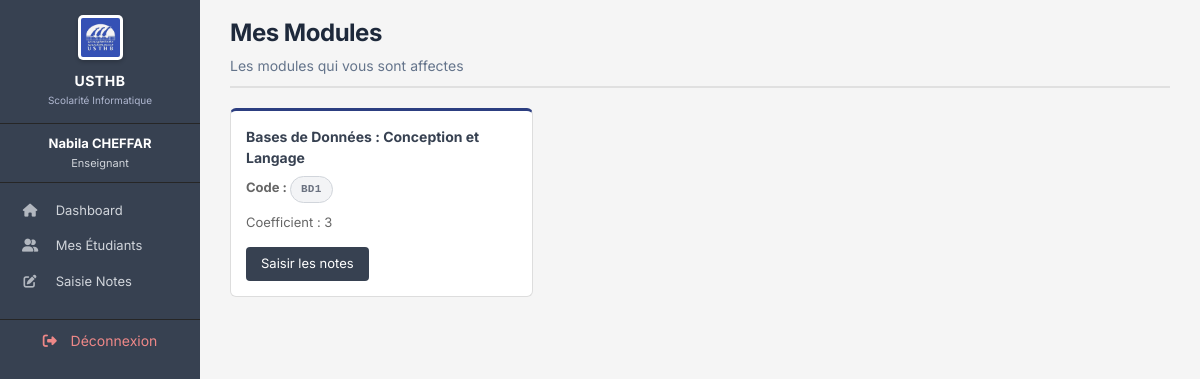
/mes_modules.php (signed in), run on the app's committed database.
### tables this page shows
CREATE TABLE `modules` (
  `id` int(11) NOT NULL AUTO_INCREMENT,
  `code_module` varchar(20) NOT NULL,
  `intitule` varchar(200) NOT NULL,
  `coefficient` int(11) NOT NULL DEFAULT 1,
  `enseignant_id` int(11) DEFAULT NULL,
  `semestre` int(11) DEFAULT 1,
  `credits` int(11) DEFAULT 3,
  `section` varchar(10) DEFAULT 'C',
  PRIMARY KEY (`id`),
  UNIQUE KEY `code_module` (`code_module`),
  KEY `enseignant_id` (`enseignant_id`),
  CONSTRAINT `modules_ibfk_1` FOREIGN KEY (`enseignant_id`) REFERENCES `enseignants` (`id`) ON DELETE SET NULL
);

### mes_modules.php (the view, shortened to what this page needs)
<?php
require_once 'config.php';
$user_id = $_SESSION['user_id'];
$stmt = $pdo->prepare("SELECT * FROM modules WHERE enseignant_id = ? ORDER BY intitule");
$stmt->execute([$user_id]);
$modules = $stmt->fetchAll();
include 'includes/header.php';
include 'includes/sidebar.php';
?>
<div class="main-content">
    <div class="page-header">
        <h1>Mes Modules</h1>
        <p>Les modules qui vous sont affectes</p>
    </div>
    <div class="modules-grid">
        <?php foreach ($modules as $m): ?>
        <div class="module-card" style="border-top: 3px solid #2c3e80;">
            <h4><?= htmlspecialchars($m['intitule']) ?></h4>
            <p style="font-weight: bold; margin-bottom: 10px;">
                Code : <span class="badge badge-code"><?= htmlspecialchars($m['code_module']) ?></span>
            </p>
            <p>Coefficient : <?= $m['coefficient'] ?></p>
            <div class="actions" style="margin-top: 15px;">
                <a href="saisie_notes.php" class="btn-add" style="display: block; text-align: center;">Saisir les notes</a>
            </div>
        </div>
        <?php endforeach; ?>
    </div>
</div>
<?php include 'includes/footer.php'; ?>

### assets/css/style.css (style rules this page uses)
:root { --primary-color: #374151; --primary-dark: #1f2937; --sidebar-bg: #262626; --bg-light: #ffffff; --bg-body: #f3f4f6; --text-main: #111827; --text-muted: #6b7280; --accent-gray: #d1d5db; --valid-green: #059669; --invalid-red: #dc2626; }
* { margin: 0; padding: 0; box-sizing: border-box; }
body { font-family: 'Inter', -apple-system, BlinkMacSystemFont, "Segoe UI", Roboto, sans-serif; background-color: var(--bg-body); color: var(--text-main); font-size: 14px; line-height: 1.5; }
a { text-decoration: none; color: var(--primary-color); }
.main-content { flex: 1; padding: 15px 30px 20px; background-color: #f5f5f5; }
.page-header { margin-bottom: 20px; padding-bottom: 10px; border-bottom: 2px solid #e0e0e0; }
.page-header h1 { font-size: 24px; font-weight: 700; color: #1e293b; letter-spacing: -0.02em; }
.page-header p { color: #64748b; font-size: 14px; margin-top: 4px; }
.badge { display: inline-block; padding: 4px 10px; border-radius: 20px; font-size: 11px; font-weight: 600; text-transform: uppercase; letter-spacing: 0.02em; }
.badge-code { background-color: var(--bg-body); color: var(--text-muted); border: 1px solid var(--accent-gray); font-family: monospace; }
.btn-add { display: inline-block; padding: 7px 15px; background-color: var(--primary-color); color: white; border: none; border-radius: 4px; font-size: 13px; cursor: pointer; }
.modules-grid { display: grid; grid-template-columns: repeat(auto-fill, minmax(250px, 1fr)); gap: 15px; margin-bottom: 20px; }
.module-card { background: white; border: 1px solid #ddd; border-radius: 6px; padding: 15px; }
.module-card h4 { color: var(--primary-color); margin-bottom: 8px; }
.module-card p { font-size: 13px; color: #666; margin-bottom: 4px; }
.module-card .actions { margin-top: 10px; display: flex; gap: 6px; }

### data on the page
modules: intitule "Bases de Données : Conception et Langage", code_module "BD1", coefficient "3"

### other printed values
$_SESSION['prenom'] . ' ' . $_SESSION['nom'] "Nabila CHEFFAR"
